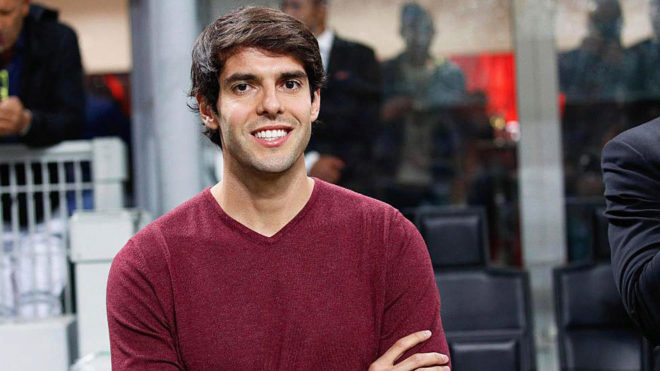
#> input picture model/testImages/RicardoKaka.jpg, 660 x 371 px
$ jupyter execute --allow-errors Sports_person_classifier_model.ipynb   (shell and % lines are left out)
#> lines starting #> are read from the running program, lines starting #| are printed output that depends on the picture; after the words box and inside, x2 and y2 are one past the last pixel; in counts of white or black regions, pixels touching at a corner belong together
[cell 1]
import numpy as np
import cv2
import matplotlib
from matplotlib import pyplot as plt

[cell 2]
img = cv2.imread('./testImages/RicardoKaka.jpg')
#> img is the input picture: shape (371, 660, 3); mean B, G, R 87.1, 81.6, 102.5

[cell 3]
img.shape
#> Out = (371, 660, 3)

[cell 4]
plt.imshow(img)

[cell 5]
gray = cv2.cvtColor(img, cv2.COLOR_BGR2GRAY)
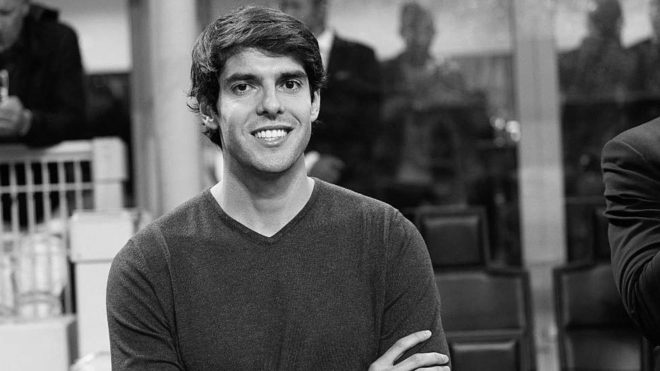
#> gray: shape (371, 660); min 0, max 253, mean 88.5

[cell 6]
gray.shape
#> Out = (371, 660)

[cell 7]
plt.imshow(gray, cmap='gray')

[cell 8]
gray

[cell 9]
face_cascade = cv2.CascadeClassifier('./opencv/haarcascades/haarcascade_frontalface_default.xml')

[cell 10]
faces = face_cascade.detectMultiScale(gray,1.3,5)
#> faces = [[209, 38, 120, 120]]

[cell 11]
faces
#> Out = [[209, 38, 120, 120]]

[cell 12]
(x,y,w,h) = faces[0]
#> x = 209; y = 38; w = 120; h = 120

[cell 13]
x,y,w,h
#> Out = (209, 38, 120, 120)

[cell 14]
face_img = cv2.rectangle(img,(x,y),(x+w,y+h),(250,0,0),2)

[cell 15]
plt.imshow(face_img)

[cell 16]
eye_cascade = cv2.CascadeClassifier('opencv/haarcascades/haarcascade_eye.xml')

[cell 17]
cv2.destroyAllWindows()
for(x,y,w,h) in faces:
    face_img = cv2.rectangle(img,(x,y),(x+w,y+h),(255,0,0),2)
    roi_gray = gray[y:y+h, x:x+w]
    roi_color = face_img[y:y+h, x:x+w]
    eyes = eye_cascade.detectMultiScale(roi_gray)
    for (ex,ey,ew,eh) in eyes:
        cv2.rectangle(roi_color,(ex,ey),(ex+ew,ey+eh),(0,255,0),2)
#> this loop made 1 pass
#> (x, y, w, h, eyes) on pass 1: (209, 38, 120, 120, [[61, 27, 35, 35], [18, 34, 31, 31]])
#> pass 1, `face_img = cv2.rectangle(img,(x,y),(x+w,y+h),(255,0,0),2)`:
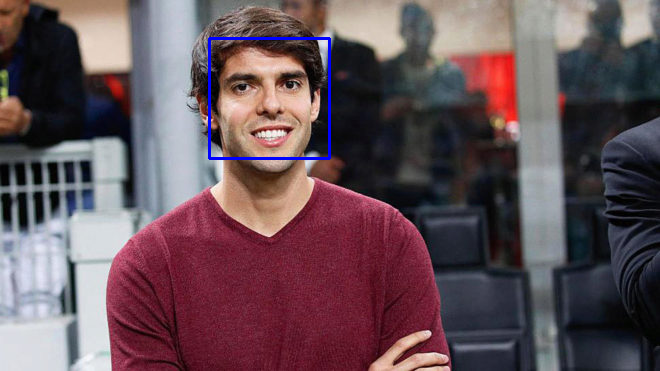
#> face_img: shape (371, 660, 3); mean B, G, R 88.2, 81.1, 101.9
#> pass 1, `roi_gray = gray[y:y+h, x:x+w]`:
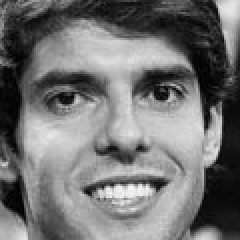
#> roi_gray: shape (120, 120) (shown 2 times larger); min 0, max 247, mean 115
#> pass 1, `roi_color = face_img[y:y+h, x:x+w]`:
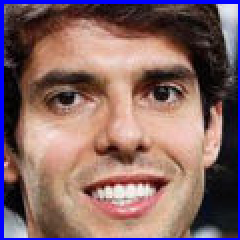
#> roi_color: shape (120, 120, 3) (shown 2 times larger); mean B, G, R 103.4, 103, 133.5
#> after the loop:
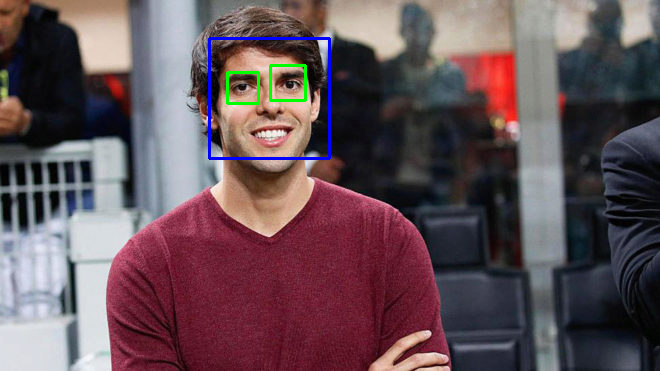
#> img: shape (371, 660, 3); mean B, G, R 87.7, 81.5, 101.3
#> after the loop:
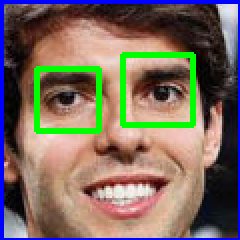
#> roi_color: shape (120, 120, 3) (shown 2 times larger); 5.44% of pixels changed, all inside (x1, y1, x2, y2) = (17, 26, 98, 67)

plt.figure()
plt.imshow(face_img,cmap='gray')
plt.show()

[cell 18]
plt.imshow(roi_color,cmap='gray')

[cell 19]
def get_cropped_image_if_2_eyes(image_path):
#> called with image_path = './testImages/RicardoKaka.jpg'
    img = cv2.imread(image_path)


    gray = cv2.cvtColor(img, cv2.COLOR_BGR2GRAY)
    faces = face_cascade.detectMultiScale(gray, 1.3, 5)
#> faces = [[209, 38, 120, 120]]
    for (x,y,w,h) in faces:
        roi_gray = gray[y:y+h, x:x+w]
        roi_color = img[y:y+h, x:x+w]
        eyes = eye_cascade.detectMultiScale(roi_gray)
        if len(eyes) >= 2:
            return roi_color
#> this loop made 1 pass
#> pass 1, in get_cropped_image_if_2_eyes, `roi_color = img[y:y+h, x:x+w]`:
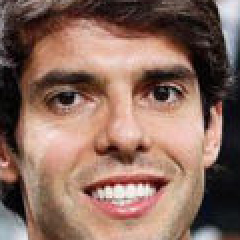
#> roi_color: shape (120, 120, 3) (shown 2 times larger); mean B, G, R 94.7, 107.1, 138.2

[cell 20]
original_image= cv2.imread('./testImages/RicardoKaka.jpg')

[cell 21]
plt.imshow(original_image)

[cell 22]
cropped_image = get_cropped_image_if_2_eyes('./testImages/RicardoKaka.jpg')

[cell 23]
plt.imshow(cropped_image)

[cell 24]
org_img_obstructed = cv2.imread('./testImages/Kaka2.jpg')

#> (a cell that did not finish here is left out)

#> (a cell that did not finish here is left out)


#> (a cell that did not finish here is left out)

[cell 28]
path_to_data = "./datasets/"
path_to_cr_data = "./datasets/cropped/"

[cell 29]
import os
img_dirs = []
for entry in os.scandir(path_to_data):
    if entry.is_dir():
        img_dirs.append(entry.path)

[cell 30]
img_dirs

[cell 31]
import shutil
if os.path.exists(path_to_cr_data):
     shutil.rmtree(path_to_cr_data)
os.mkdir(path_to_cr_data)

[cell 32]
cropped_image_dirs = []
celebrity_file_names_dict = {}

#> (the rest of this cell did not finish here and is left out)

        if roi_color is not None:
            cropped_folder = path_to_cr_data + celebrity_name
            if not os.path.exists(cropped_folder):
                os.makedirs(cropped_folder)
                cropped_image_dirs.append(cropped_folder)
                print("Generating cropped images in folder: ",cropped_folder)
            cropped_file_name = celebrity_name + str(count) + ".png"
            cropped_file_path = cropped_folder + "/" + cropped_file_name

            cv2.imwrite(cropped_file_path, roi_color)
            celebrity_file_names_dict[celebrity_name].append(cropped_file_path)
            count += 1

[cell 33]
import numpy as np
import pywt
import cv2

def w2d(img, mode='haar', level=1):
#> called with mode = 'db1', level = 5
    imArray = img
    #Datatype conversions
    #convert to grayscale
    imArray = cv2.cvtColor( imArray,cv2.COLOR_RGB2GRAY )
    #convert to float
    imArray =  np.float32(imArray)
    imArray /= 255;
    # compute coefficients
    coeffs=pywt.wavedec2(imArray, mode, level=level)
#> coeffs = 6 items

    #Process Coefficients
    coeffs_H=list(coeffs)
#> coeffs_H = 6 items
    coeffs_H[0] *= 0;

    # reconstruction
    imArray_H=pywt.waverec2(coeffs_H, mode);
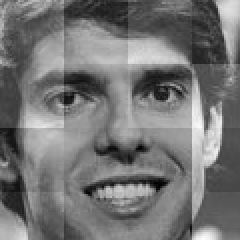
#> imArray_H: shape (120, 120) float32 (shown 2 times larger); min -0.568, max 0.664, mean -0.000584; drawn with min black and max white
    imArray_H *= 255;
    imArray_H =  np.uint8(imArray_H)
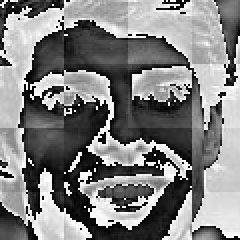
#> imArray_H: shape (120, 120) (shown 2 times larger); min 0, max 255, mean 127.9

    return imArray_H

[cell 34]
wim = w2d(cropped_image,'db1',5)

[cell 35]
plt.imshow(wim, cmap='gray')

[cell 36]
celebrity_file_names_dict = {}
for img_dir in cropped_image_dirs:
    celebrity_name = img_dir.split('/')[-1]
    file_list = []
    for entry in os.scandir(img_dir):
        file_list.append(entry.path)
    celebrity_file_names_dict[celebrity_name] = file_list
celebrity_file_names_dict

[cell 37]
class_dict = {}
count = 0
for celebrity_name in celebrity_file_names_dict.keys():
    class_dict[celebrity_name] = count
    count = count + 1
class_dict
